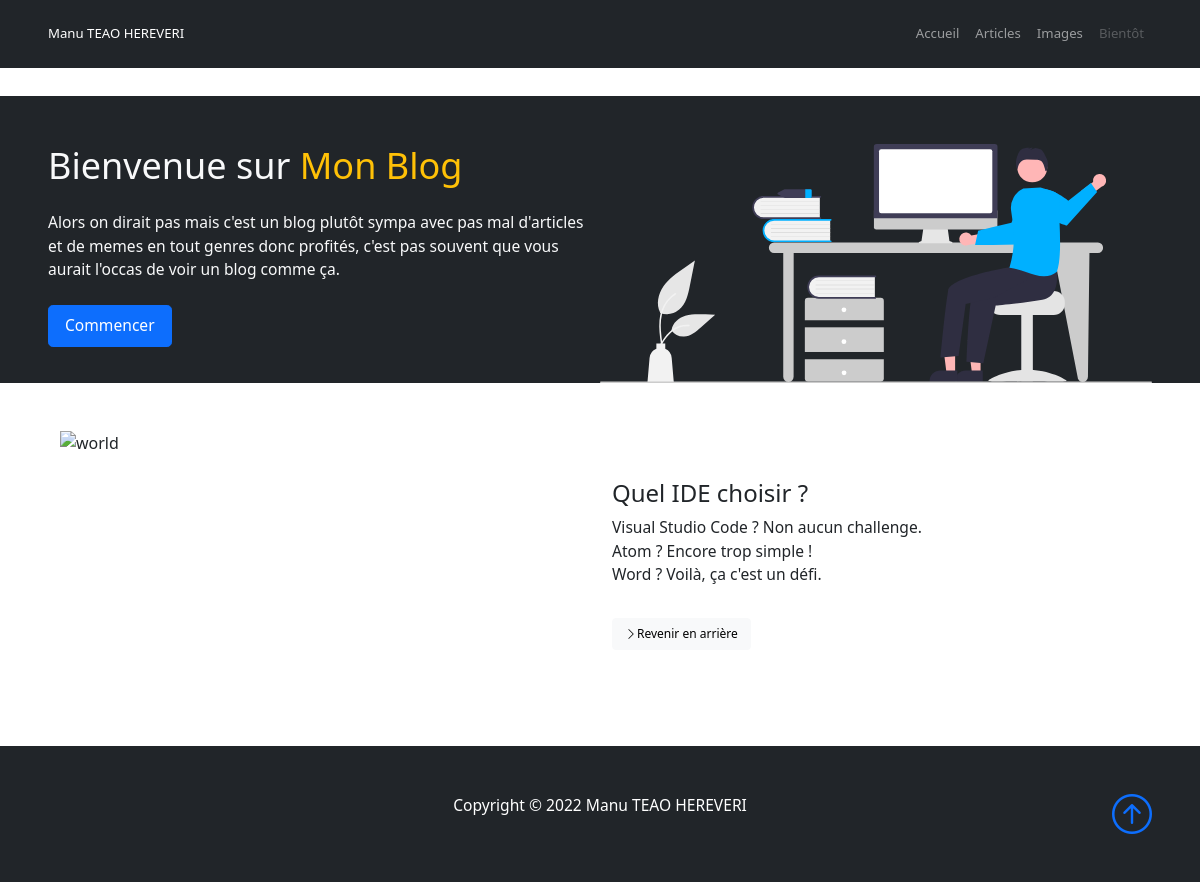
The page /articles/lire/quel_ide on the database its author committed.
### tables this page shows
CREATE TABLE IF NOT EXISTS `articles` (
  `id_article` int(11) NOT NULL AUTO_INCREMENT,
  `article_categorie` int(11) NOT NULL,
  `titre` varchar(100) NOT NULL,
  `contenu` text NOT NULL,
  `slug` varchar(40) NOT NULL,
  PRIMARY KEY (`id_article`)
);

### app/Controller.php (called while the page is built, shortened)
<?php
abstract class Controller {
    public function render(string $fichier, array $data = []) {
        extract($data);
        require_once(ROOT . 'views/' . strtolower(get_class($this)) . '/' . $fichier . '.php');
        require_once(ROOT . 'views/layout/default.php');
    }
}
?>

### controllers/Articles.php (called while the page is built, shortened)
<?php
class Articles extends Controller{
    public function lire(string $slug){
        $article = $this->Article->findBySlug($slug);
        $this->render('lire', compact('article'));
    }
}
?>

### models/Article.php (called while the page is built, shortened)
<?php
class Article extends Model{
    public function __construct()
    {
        $this->table = "articles";
    }
    public function findBySlug(string $slug){
        $sql = "SELECT * FROM ".$this->table." WHERE `slug`='".$slug."'";
        $query = $this->_connexion->query($sql);
        return $query->fetch_assoc();
    }
}
?>

### app/Model.php (called while the page is built, shortened)
<?php
abstract class Model {
    private $host = "localhost";
    private $db_name = "mvc";
    private $username = "root";
    private $password = "";
    public function getConnection() {
        try {
            $this->_connexion = new mysqli($this->host, $this->username, $this->password, $this->db_name);
        } catch (mysqli_sql_exception $exception) {
            echo "Erreur de connexion : " . $exception->getMessage();
        }
    }
}
?>

### views/articles/lire.php (the view)
<section id="learn" class="p-5">
    <div class="container-fluid">
        <div class="row align-item-center justify-content-between">
            <div class="col-md">
                <img src="..\..\icon\undraw_world_re_768g.svg" class="img-fluid" alt="world">
            </div>
            <div class="col-md p-5">
                <h2 style="font-size: 2vw;"><?= $article['titre'] ?></h2>
                <p><?= $article['contenu'] ?></p>
                <a href="/articles" class="btn btn-light mt-3" style="font-size: 1vw;">
                    <i class="bi bi-chevron-right"></i>Revenir en arrière
                </a>
            </div>
        </div>
    </div>
</section>

### views/layout/default.php (style rules this page uses)
html { scroll-behavior: smooth; }
p { font-size: 1.3vw; }

### rows shown on the page
articles: titre "Quel IDE choisir ?", contenu "Visual Studio Code ? Non aucun challenge. Atom ? Encore trop simple ! Word ? Voilà, ça c'est un défi."
